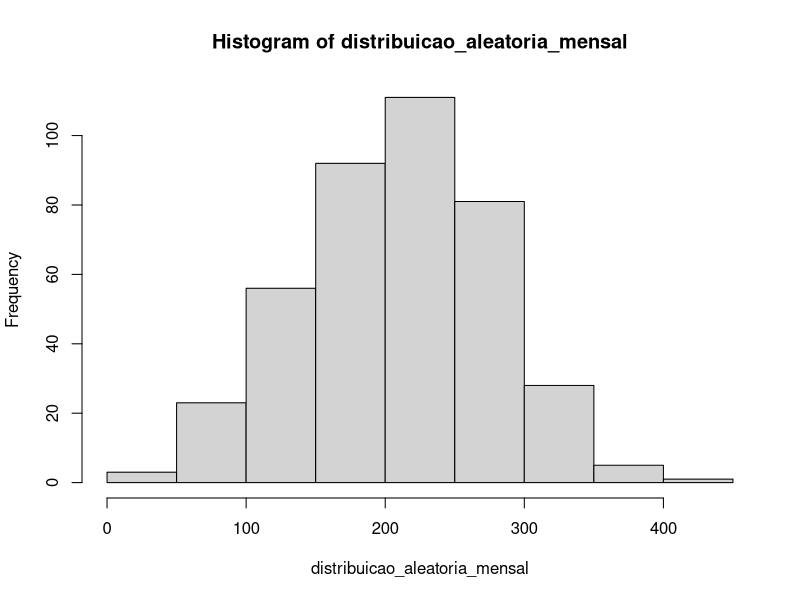
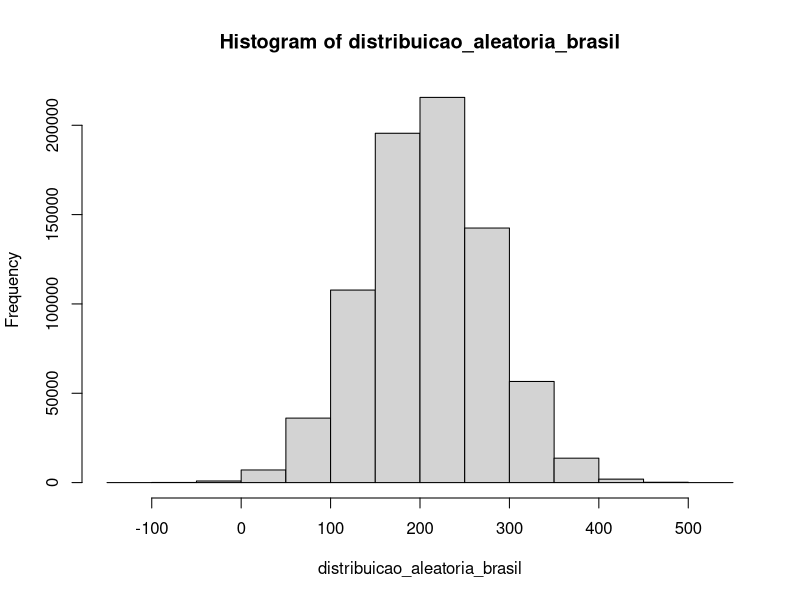

Reproduce these figures in R, in order.
library(tidyverse)

### funções
intervalo_confianca<- function(media, dp, n, z=1.96){
  margem_erro<- z * dp/sqrt(n)
  c(media-margem_erro, media+margem_erro)
}

### Variáveis

remuneracao_minima<- 32 #valor por hora que deve ser garantido pelo aplicativo. corresponde  ao período entre a aceitação da viagem pelo trabalhador e a chegada do usuário ao destino
remuneração_servico_prestado<- 8.03 #parcela da remuneração mínima indicada para a remuneração do trabalhador
ressarcimento_custos<- 24.07 #parcela da remuneração mínima indicada ressarcimento de custos do trabalhador
salario_contribuicao<- 0.25 #percentual sobre o valor bruto auferido no mês
contribuicao_previdenciaria_trabalhador<- 0.2 #alíquota de contribuição à previdência aplicada sobre o salário contribuição paga pela empresa
contribuicao_previdenciaria_autonomo<- 0.075 #alíquota de contribuição à previdência aplicada sobre o salário contribuição paga pelo trabalhador


#### Referência de dados de uma pesquisa de BH
tamanho_amostra<- 400
media_horas_trabalhadas_semanais <- 52
mediana_horas_trabalhadas_semanais <- 50


#Uma distribuição aleatória baseada na amostra


#Considerando a amostra da pesquisa em BH
#identificação de uma distribuição de valores compatível com os dados da pesquisa

monte_carlo<-
  map_dfr(1:1000, function(my_seed){
    print(my_seed)
    set.seed(my_seed)
    dp<-sample(5:20,size = 1)
    set.seed(my_seed)
    distribuicao<- rnorm(tamanho_amostra,media_horas_trabalhadas_semanais, dp)
    media<- mean(distribuicao)
    mediana<- median(distribuicao)
    diferenca<- abs(media- media_horas_trabalhadas_semanais ) + abs(mediana - mediana_horas_trabalhadas_semanais)
    tibble::tibble(my_seed, media=media, mediana=mediana, dp=dp, diferenca=diferenca)
    
  })

#ordena o dataframe com a simulação para capturar o valor com menor diferença em relação à média e mediana
monte_carlo<- arrange(monte_carlo, diferenca)


desvio_padrao<- monte_carlo$dp[1]

#intervalo de confiança
intervalo_confianca(media_horas_trabalhadas_semanais,desvio_padrao, tamanho_amostra  )


#margem de erro mensal

set.seed(1972)
distribuicao_aleatoria<-
  rnorm(400, mean = media_horas_trabalhadas_semanais,  desvio_padrao)

distribuicao_aleatoria_mensal<-
  distribuicao_aleatoria * 4


media_mensal_distribuicao<- mean(distribuicao_aleatoria_mensal)
desvio_padrao_mensal_distribuicao <- sd(distribuicao_aleatoria_mensal)



intervalo_confianca(media_mensal_distribuicao,desvio_padrao_mensal_distribuicao, tamanho_amostra)


hist(distribuicao_aleatoria_mensal)


#Parâmetros de custos


distribuicao_remuneracao_minima<- distribuicao_aleatoria_mensal * remuneracao_minima 

media_remuneracao_minima <- mean(distribuicao_remuneracao_minima)
desvio_padrao_remuneracao_minima <- sd(distribuicao_remuneracao_minima)

intervalo_confianca(media_remuneracao_minima,desvio_padrao_remuneracao_minima, tamanho_amostra)


salario_contribuicao <- distribuicao_remuneracao_minima * 0.25 

media_salario_contribuicao<- mean(salario_contribuicao)
desvio_padrao_salario_contribuicao <- median(salario_contribuicao)

intervalo_confianca(media_salario_contribuicao,desvio_padrao_salario_contribuicao, tamanho_amostra)

#Considerando a extrapolação para o número do IBGE que indica 778 mil motoristas de aplicativo

set.seed(1972)

distribuicao_aleatoria_brasil<-
  rnorm(778000, mean = media_mensal_distribuicao,  desvio_padrao_mensal_distribuicao)

hist(distribuicao_aleatoria_brasil)
